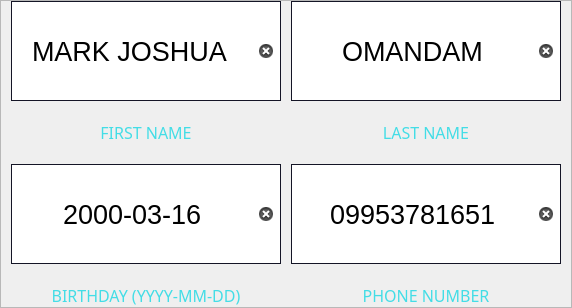
                             <widget class="QFrame" name="frame_input_2">
                              <property name="styleSheet">
                               <string notr="true"/>
                              </property>
                              <property name="frameShape">
                               <enum>QFrame::StyledPanel</enum>
                              </property>
                              <property name="frameShadow">
                               <enum>QFrame::Raised</enum>
                              </property>
                              <layout class="QGridLayout" name="gridLayout_2">
                               <property name="leftMargin">
                                <number>10</number>
                               </property>
                               <property name="topMargin">
                                <number>0</number>
                               </property>
                               <property name="rightMargin">
                                <number>10</number>
                               </property>
                               <property name="bottomMargin">
                                <number>0</number>
                               </property>
                               <property name="horizontalSpacing">
                                <number>10</number>
                               </property>
                               <property name="verticalSpacing">
                                <number>20</number>
                               </property>
                               <item row="1" column="1">
                                <widget class="QLineEdit" name="conCheck_lineEdit_lastName">
                                 <property name="minimumSize">
                                  <size>
                                   <width>0</width>
                                   <height>100</height>
                                  </size>
                                 </property>
                                 <property name="palette">
                                  <palette>
                                   <active>
                                    <colorrole role="Button">
                                     <brush brushstyle="SolidPattern">
                                      <color alpha="255">
                                       <red>255</red>
                                       <green>255</green>
                                       <blue>255</blue>
                                      </color>
                                     </brush>
                                    </colorrole>
                                    <colorrole role="Base">
                                     <brush brushstyle="SolidPattern">
                                      <color alpha="255">
                                       <red>255</red>
                                       <green>255</green>
                                       <blue>255</blue>
                                      </color>
                                     </brush>
                                    </colorrole>
                                    <colorrole role="Window">
                                     <brush brushstyle="SolidPattern">
                                      <color alpha="255">
                                       <red>255</red>
                                       <green>255</green>
                                       <blue>255</blue>
                                      </color>
                                     </brush>
                                    </colorrole>
                                   </active>
                                   <inactive>
                                    <colorrole role="Button">
                                     <brush brushstyle="SolidPattern">
                                      <color alpha="255">
                                       <red>255</red>
                                       <green>255</green>
                                       <blue>255</blue>
                                      </color>
                                     </brush>
                                    </colorrole>
                                    <colorrole role="Base">
                                     <brush brushstyle="SolidPattern">
                                      <color alpha="255">
                                       <red>255</red>
                                       <green>255</green>
                                       <blue>255</blue>
                                      </color>
                                     </brush>
                                    </colorrole>
                                    <colorrole role="Window">
                                     <brush brushstyle="SolidPattern">
                                      <color alpha="255">
                                       <red>255</red>
                                       <green>255</green>
                                       <blue>255</blue>
                                      </color>
                                     </brush>
                                    </colorrole>
                                   </inactive>
                                   <disabled>
                                    <colorrole role="Button">
                                     <brush brushstyle="SolidPattern">
                                      <color alpha="255">
                                       <red>255</red>
                                       <green>255</green>
                                       <blue>255</blue>
                                      </color>
                                     </brush>
                                    </colorrole>
                                    <colorrole role="Base">
                                     <brush brushstyle="SolidPattern">
                                      <color alpha="255">
                                       <red>255</red>
                                       <green>255</green>
                                       <blue>255</blue>
                                      </color>
                                     </brush>
                                    </colorrole>
                                    <colorrole role="Window">
                                     <brush brushstyle="SolidPattern">
                                      <color alpha="255">
                                       <red>255</red>
                                       <green>255</green>
                                       <blue>255</blue>
                                      </color>
                                     </brush>
                                    </colorrole>
                                   </disabled>
                                  </palette>
                                 </property>
                                 <property name="font">
                                  <font>
                                   <family>Segoe UI</family>
                                   <pointsize>20</pointsize>
                                  </font>
                                 </property>
                                 <property name="styleSheet">
                                  <string notr="true">background-color: rgb(255, 255, 255);
border:1px solid  rgb(20, 21, 38);</string>
                                 </property>
                                 <property name="text">
                                  <string>OMANDAM</string>
                                 </property>
                                 <property name="alignment">
                                  <set>Qt::AlignCenter</set>
                                 </property>
                                 <property name="clearButtonEnabled">
                                  <bool>true</bool>
                                 </property>
                                </widget>
                               </item>
                               <item row="1" column="0">
                                <widget class="QLineEdit" name="conCheck_lineEdit_firstName">
                                 <property name="minimumSize">
                                  <size>
                                   <width>0</width>
                                   <height>100</height>
                                  </size>
                                 </property>
                                 <property name="palette">
                                  <palette>
                                   <active>
                                    <colorrole role="Button">
                                     <brush brushstyle="SolidPattern">
                                      <color alpha="255">
                                       <red>255</red>
                                       <green>255</green>
                                       <blue>255</blue>
                                      </color>
                                     </brush>
                                    </colorrole>
                                    <colorrole role="Base">
                                     <brush brushstyle="SolidPattern">
                                      <color alpha="255">
                                       <red>255</red>
                                       <green>255</green>
                                       <blue>255</blue>
                                      </color>
                                     </brush>
                                    </colorrole>
                                    <colorrole role="Window">
                                     <brush brushstyle="SolidPattern">
                                      <color alpha="255">
                                       <red>255</red>
                                       <green>255</green>
                                       <blue>255</blue>
                                      </color>
                                     </brush>
                                    </colorrole>
                                   </active>
                                   <inactive>
                                    <colorrole role="Button">
                                     <brush brushstyle="SolidPattern">
                                      <color alpha="255">
                                       <red>255</red>
                                       <green>255</green>
                                       <blue>255</blue>
                                      </color>
                                     </brush>
                                    </colorrole>
                                    <colorrole role="Base">
                                     <brush brushstyle="SolidPattern">
                                      <color alpha="255">
                                       <red>255</red>
                                       <green>255</green>
                                       <blue>255</blue>
                                      </color>
                                     </brush>
                                    </colorrole>
                                    <colorrole role="Window">
                                     <brush brushstyle="SolidPattern">
                                      <color alpha="255">
                                       <red>255</red>
                                       <green>255</green>
                                       <blue>255</blue>
                                      </color>
                                     </brush>
                                    </colorrole>
                                   </inactive>
                                   <disabled>
                                    <colorrole role="Button">
                                     <brush brushstyle="SolidPattern">
                                      <color alpha="255">
                                       <red>255</red>
                                       <green>255</green>
                                       <blue>255</blue>
                                      </color>
                                     </brush>
                                    </colorrole>
                                    <colorrole role="Base">
                                     <brush brushstyle="SolidPattern">
                                      <color alpha="255">
                                       <red>255</red>
                                       <green>255</green>
                                       <blue>255</blue>
                                      </color>
                                     </brush>
                                    </colorrole>
                                    <colorrole role="Window">
                                     <brush brushstyle="SolidPattern">
                                      <color alpha="255">
                                       <red>255</red>
                                       <green>255</green>
                                       <blue>255</blue>
                                      </color>
                                     </brush>
                                    </colorrole>
                                   </disabled>
                                  </palette>
                                 </property>
                                 <property name="font">
                                  <font>
                                   <family>Segoe UI</family>
                                   <pointsize>20</pointsize>
                                  </font>
                                 </property>
                                 <property name="styleSheet">
                                  <string notr="true">background-color: rgb(255, 255, 255);
border:1px solid  rgb(20, 21, 38);
</string>
                                 </property>
                                 <property name="text">
                                  <string>MARK JOSHUA </string>
                                 </property>
                                 <property name="cursorPosition">
                                  <number>12</number>
                                 </property>
                                 <property name="alignment">
                                  <set>Qt::AlignCenter</set>
                                 </property>
                                 <property name="clearButtonEnabled">
                                  <bool>true</bool>
                                 </property>
                                </widget>
                               </item>
                               <item row="5" column="1">
                                <widget class="QLineEdit" name="conCheck_lineEdit_phoneNum">
                                 <property name="minimumSize">
                                  <size>
                                   <width>0</width>
                                   <height>100</height>
                                  </size>
                                 </property>
                                 <property name="palette">
                                  <palette>
                                   <active>
                                    <colorrole role="Button">
                                     <brush brushstyle="SolidPattern">
                                      <color alpha="255">
                                       <red>255</red>
                                       <green>255</green>
                                       <blue>255</blue>
                                      </color>
                                     </brush>
                                    </colorrole>
                                    <colorrole role="Base">
                                     <brush brushstyle="SolidPattern">
                                      <color alpha="255">
                                       <red>255</red>
                                       <green>255</green>
                                       <blue>255</blue>
                                      </color>
                                     </brush>
                                    </colorrole>
                                    <colorrole role="Window">
                                     <brush brushstyle="SolidPattern">
                                      <color alpha="255">
                                       <red>255</red>
                                       <green>255</green>
                                       <blue>255</blue>
                                      </color>
                                     </brush>
                                    </colorrole>
                                   </active>
                                   <inactive>
                                    <colorrole role="Button">
                                     <brush brushstyle="SolidPattern">
                                      <color alpha="255">
                                       <red>255</red>
                                       <green>255</green>
                                       <blue>255</blue>
                                      </color>
                                     </brush>
                                    </colorrole>
                                    <colorrole role="Base">
                                     <brush brushstyle="SolidPattern">
                                      <color alpha="255">
                                       <red>255</red>
                                       <green>255</green>
                                       <blue>255</blue>
                                      </color>
                                     </brush>
                                    </colorrole>
                                    <colorrole role="Window">
                                     <brush brushstyle="SolidPattern">
                                      <color alpha="255">
                                       <red>255</red>
                                       <green>255</green>
                                       <blue>255</blue>
                                      </color>
                                     </brush>
                                    </colorrole>
                                   </inactive>
                                   <disabled>
                                    <colorrole role="Button">
                                     <brush brushstyle="SolidPattern">
                                      <color alpha="255">
                                       <red>255</red>
                                       <green>255</green>
                                       <blue>255</blue>
                                      </color>
                                     </brush>
                                    </colorrole>
                                    <colorrole role="Base">
                                     <brush brushstyle="SolidPattern">
                                      <color alpha="255">
                                       <red>255</red>
                                       <green>255</green>
                                       <blue>255</blue>
                                      </color>
                                     </brush>
                                    </colorrole>
                                    <colorrole role="Window">
                                     <brush brushstyle="SolidPattern">
                                      <color alpha="255">
                                       <red>255</red>
                                       <green>255</green>
                                       <blue>255</blue>
                                      </color>
                                     </brush>
                                    </colorrole>
                                   </disabled>
                                  </palette>
                                 </property>
                                 <property name="font">
                                  <font>
                                   <family>Segoe UI</family>
                                   <pointsize>20</pointsize>
                                  </font>
                                 </property>
                                 <property name="styleSheet">
                                  <string notr="true">background-color: rgb(255, 255, 255);
border:1px solid  rgb(20, 21, 38);</string>
                                 </property>
                                 <property name="text">
                                  <string>09953781651</string>
                                 </property>
                                 <property name="alignment">
                                  <set>Qt::AlignCenter</set>
                                 </property>
                                 <property name="clearButtonEnabled">
                                  <bool>true</bool>
                                 </property>
                                </widget>
                               </item>
                               <item row="2" column="1">
                                <widget class="QLabel" name="conCheck_label_lname">
                                 <property name="maximumSize">
                                  <size>
                                   <width>16777215</width>
                                   <height>40</height>
                                  </size>
                                 </property>
                                 <property name="font">
                                  <font>
                                   <family>Montserrat</family>
                                   <pointsize>12</pointsize>
                                  </font>
                                 </property>
                                 <property name="styleSheet">
                                  <string notr="true">color: rgb(67, 221, 230);</string>
                                 </property>
                                 <property name="frameShadow">
                                  <enum>QFrame::Plain</enum>
                                 </property>
                                 <property name="text">
                                  <string>LAST NAME</string>
                                 </property>
                                 <property name="alignment">
                                  <set>Qt::AlignCenter</set>
                                 </property>
                                 <property name="wordWrap">
                                  <bool>false</bool>
                                 </property>
                                 <property name="margin">
                                  <number>0</number>
                                 </property>
                                </widget>
                               </item>
                               <item row="5" column="0">
                                <widget class="QLineEdit" name="conCheck_lineEdit_birthday">
                                 <property name="minimumSize">
                                  <size>
                                   <width>0</width>
                                   <height>100</height>
                                  </size>
                                 </property>
                                 <property name="palette">
                                  <palette>
                                   <active>
                                    <colorrole role="Button">
                                     <brush brushstyle="SolidPattern">
                                      <color alpha="255">
                                       <red>255</red>
                                       <green>255</green>
                                       <blue>255</blue>
                                      </color>
                                     </brush>
                                    </colorrole>
                                    <colorrole role="Base">
                                     <brush brushstyle="SolidPattern">
                                      <color alpha="255">
                                       <red>255</red>
                                       <green>255</green>
                                       <blue>255</blue>
                                      </color>
                                     </brush>
                                    </colorrole>
                                    <colorrole role="Window">
                                     <brush brushstyle="SolidPattern">
                                      <color alpha="255">
                                       <red>255</red>
                                       <green>255</green>
                                       <blue>255</blue>
                                      </color>
                                     </brush>
                                    </colorrole>
                                   </active>
                                   <inactive>
                                    <colorrole role="Button">
                                     <brush brushstyle="SolidPattern">
                                      <color alpha="255">
                                       <red>255</red>
                                       <green>255</green>
                                       <blue>255</blue>
                                      </color>
                                     </brush>
                                    </colorrole>
                                    <colorrole role="Base">
                                     <brush brushstyle="SolidPattern">
                                      <color alpha="255">
                                       <red>255</red>
                                       <green>255</green>
                                       <blue>255</blue>
                                      </color>
                                     </brush>
                                    </colorrole>
                                    <colorrole role="Window">
                                     <brush brushstyle="SolidPattern">
                                      <color alpha="255">
                                       <red>255</red>
                                       <green>255</green>
                                       <blue>255</blue>
                                      </color>
                                     </brush>
                                    </colorrole>
                                   </inactive>
                                   <disabled>
                                    <colorrole role="Button">
                                     <brush brushstyle="SolidPattern">
                                      <color alpha="255">
                                       <red>255</red>
                                       <green>255</green>
                                       <blue>255</blue>
                                      </color>
                                     </brush>
                                    </colorrole>
                                    <colorrole role="Base">
                                     <brush brushstyle="SolidPattern">
                                      <color alpha="255">
                                       <red>255</red>
                                       <green>255</green>
                                       <blue>255</blue>
                                      </color>
                                     </brush>
                                    </colorrole>
                                    <colorrole role="Window">
                                     <brush brushstyle="SolidPattern">
                                      <color alpha="255">
                                       <red>255</red>
                                       <green>255</green>
                                       <blue>255</blue>
                                      </color>
                                     </brush>
                                    </colorrole>
                                   </disabled>
                                  </palette>
                                 </property>
                                 <property name="font">
                                  <font>
                                   <family>Segoe UI</family>
                                   <pointsize>20</pointsize>
                                  </font>
                                 </property>
                                 <property name="styleSheet">
                                  <string notr="true">background-color: rgb(255, 255, 255);
border:1px solid  rgb(20, 21, 38);</string>
                                 </property>
                                 <property name="text">
                                  <string>2000-03-16</string>
                                 </property>
                                 <property name="alignment">
                                  <set>Qt::AlignCenter</set>
                                 </property>
                                 <property name="clearButtonEnabled">
                                  <bool>true</bool>
                                 </property>
                                </widget>
                               </item>
                               <item row="2" column="0">
                                <widget class="QLabel" name="conCheck_label_fname">
                                 <property name="maximumSize">
                                  <size>
                                   <width>16777215</width>
                                   <height>40</height>
                                  </size>
                                 </property>
                                 <property name="font">
                                  <font>
                                   <family>Montserrat</family>
                                   <pointsize>12</pointsize>
                                  </font>
                                 </property>
                                 <property name="styleSheet">
                                  <string notr="true">color: rgb(67, 221, 230);</string>
                                 </property>
                                 <property name="text">
                                  <string>FIRST NAME</string>
                                 </property>
                                 <property name="alignment">
                                  <set>Qt::AlignCenter</set>
                                 </property>
                                </widget>
                               </item>
                               <item row="6" column="0">
                                <widget class="QLabel" name="conCheck_label_bday">
                                 <property name="font">
                                  <font>
                                   <family>Montserrat</family>
                                   <pointsize>12</pointsize>
                                  </font>
                                 </property>
                                 <property name="styleSheet">
                                  <string notr="true">color: rgb(67, 221, 230);</string>
                                 </property>
                                 <property name="text">
                                  <string>BIRTHDAY (YYYY-MM-DD)</string>
                                 </property>
                                 <property name="alignment">
                                  <set>Qt::AlignCenter</set>
                                 </property>
                                </widget>
                               </item>
                               <item row="6" column="1">
                                <widget class="QLabel" name="conCheck_label_phone">
                                 <property name="maximumSize">
                                  <size>
                                   <width>16777215</width>
                                   <height>40</height>
                                  </size>
                                 </property>
                                 <property name="font">
                                  <font>
                                   <family>Montserrat</family>
                                   <pointsize>12</pointsize>
                                  </font>
                                 </property>
                                 <property name="styleSheet">
                                  <string notr="true">color: rgb(67, 221, 230);</string>
                                 </property>
                                 <property name="text">
                                  <string>PHONE NUMBER</string>
                                 </property>
                                 <property name="alignment">
                                  <set>Qt::AlignCenter</set>
                                 </property>
                                </widget>
                               </item>
                              </layout>
                             </widget>
